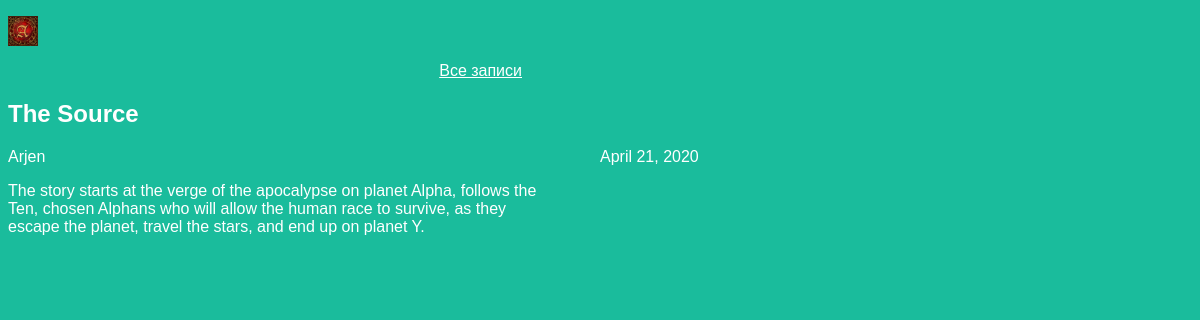
The app's page /article/1 with its own data.
### articles/models.py (models this page shows, shortened)
class Article(models.Model):
    title = models.CharField(max_length=200)
    author = models.ForeignKey(User, on_delete=models.CASCADE)
    text = models.TextField()
    created_date = models.DateField(auto_now_add=True)

### articles/views.py (the view)
# urls.py: path('article/<article_id>', views.get_article),
def get_article(request, article_id):
    try:
        post = Article.objects.get(id=article_id)
        return render(request, 'article.html', {"post": post})
    except Article.DoesNotExist:
        raise Http404

### articles/templates/article.html (shortened to what this page needs)
<!DOCTYPE html>
<head>
<link rel="stylesheet" href="{{ STATIC_URL }}/static/css/article.css">
</head>
<body>
<div class="header">
<p> <img src="{{ STATIC_URL }}/static/project.png"/> </p>
</div>
<div class="one-post">
<p class="all-articles"><a href="/">Все записи</a>
<h2 class="post-title">{{ post.title }}</h2>
<div class="article-info">
<div class="article-author">{{post.author.username }}</div>
<div class="article-created- date">{{post.created_date }}</div>
</div>
<p class="article-text">{{ post.text }}</p>
</div>
</body>

### articles/static/css/article.css (style rules this page uses)
body { background: #1abc9c; font-family: Tahoma, Arial, sans-serif; color: #ffffff; }
.header img { display: block; width: 30px; margin-right: auto; }
.article-author { width: 50%; float: left; }
.article-text { text-align:left; margin-left: auto; margin-right: 650px; }
.all-articles a { color: #ffffff; }
.all-articles { text-align:right; margin-left:auto; margin-right:670px; }

### records on screen
Article: title "The Source", author.username "Arjen", created_date "April 21, 2020", text "The story starts at the verge of the apocalypse on planet Alpha, follows the Ten, chosen Alphans who will allow the human race to survive, as they escape the planet, travel the stars, and end up on planet Y."
